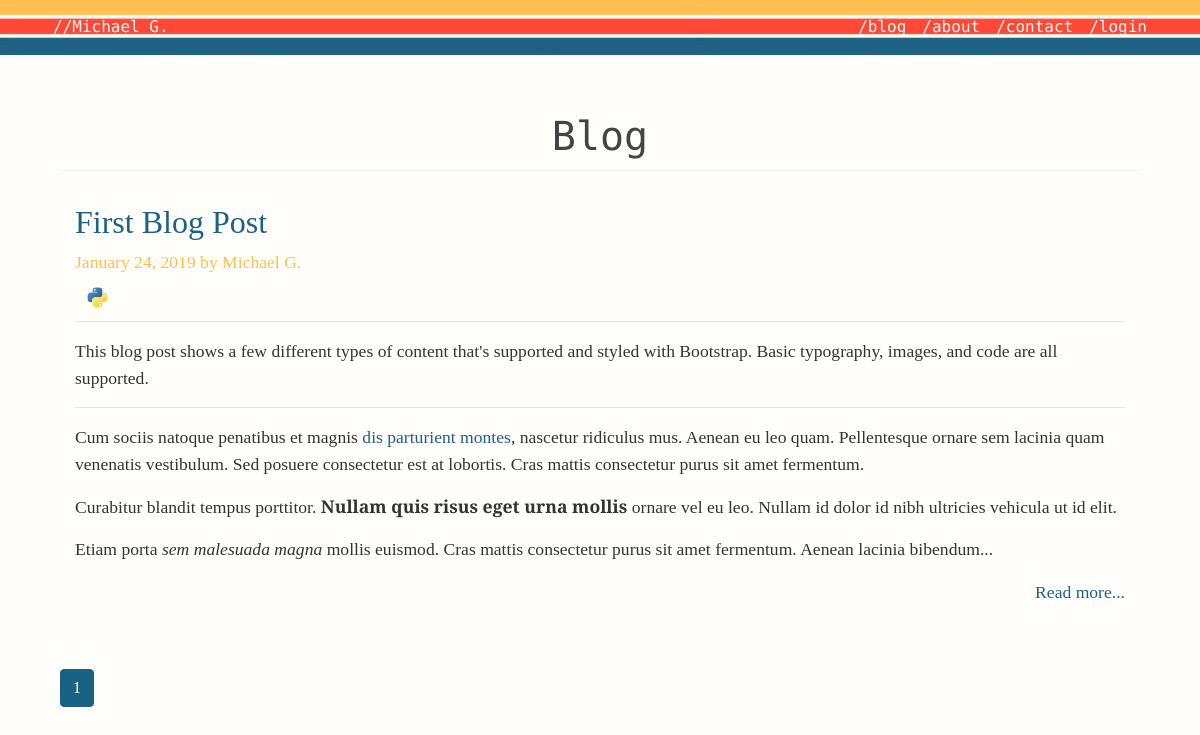
Page /blog on the committed database.
### personal_blog/models.py (models this page shows, shortened)
class Post(ResourceMixin, db.Model):
    id = db.Column(db.Integer, primary_key=True)
    title = db.Column(db.String(100), nullable=False)
    slug = db.Column(db.String(100), unique=True, nullable=False)
    date_posted = db.Column(db.DateTime, nullable=False, default=datetime.utcnow)
    content = db.Column(db.Text, nullable=False)
    user_id = db.Column(db.Integer, db.ForeignKey('user.id'), nullable=False)
    tags = db.relationship('Tag', secondary=posts_and_tags, lazy='subquery', backref=db.backref('pages', lazy=True))

class User(ResourceMixin, UserMixin, db.Model):
    id = db.Column(db.Integer, primary_key=True)
    username = db.Column(db.String(20), unique=True, nullable=False)
    alias = db.Column(db.String(20), unique=True, nullable=False)
    image_file = db.Column(db.String(20), nullable=False, default='default.jpg')
    password = db.Column(db.String(60), nullable=False)
    posts = db.relationship('Post', backref='author', lazy=True)

class Tag(ResourceMixin, db.Model):
    id = db.Column(db.Integer, primary_key=True)
    slug = db.Column(db.String(20), unique=True, nullable=False)
    tag_name = db.Column(db.String(20), unique=True, nullable=False)
    image_file = db.Column(db.String(20), nullable=False, default='default.jpg')

### personal_blog/routes.py (the view)
@app.route("/blog")
def blog():
    page = request.args.get('page', 1, type=int)
    posts = Post.query.order_by(Post.date_posted.desc()).paginate(page=page, per_page=5)
    return render_template('home.html', posts=posts, title='Blog')

### personal_blog/templates/home.html (shortened to what this page needs)
{% extends "layout.html" %}
{% block content %}
      {% if title == 'Blog' %}
      <div class="blog-header">
         <div class="container">
            <h1 class="blog-title" align="center">Blog</h1>
         </div>
      </div>
      {% endif %}
<div class="blog-post">
   <div class="container">
      {% for post in posts.items %}
      <div class="row">
         <article class="media content-section">
            <div class="col-sm-12 blog-main">
               <div class="media-body">
                  <div class="article-metadata">
                     <h2> <a href="{{ url_for('post', slug=post.slug) }}">{{ post.title }}</a></h2>
                     <p class="blog-post-meta">{{ post.date_posted.strftime('%B %d, %Y') }} by {{ post.author.alias }} </p>
               {% for tag in post.tags %}
                  <a href="{{ url_for('tag_posts', slug=tag.slug) }}", title="{{ tag.tag_name }}">
                  <img class="img-fluid rounded-circle article-img" src="{{ url_for('static', filename='images/tags/' + tag.image_file) }}" >
                  </a>
               {% endfor %}
                  </div>
                  <p class="article-content">{{ post.content| truncate(800) | safe }}</p>
               </div>
               <p class="quiet" style="text-align: right;"><a  href="{{ url_for('post', slug=post.slug) }}">Read more...</a></p>
            </div>
         </article>
      </div>
      {% endfor %}
   </div>
</div>
<div class="row">
   <div class="col-sm-8 blog-main">
      {% for page_num in posts.iter_pages(left_edge=1, right_edge=1, left_current=1, right_current=2) %}
      {% if page_num %}
      {% if posts.page == page_num %}
      <a class="btn btn-info mb-4" href="{{ url_for('home', page=page_num) }}">{{ page_num }}</a>
      {% else %}
      <a class="btn btn-outline-primary mb-4" href="{{ url_for('home', page=page_num) }}">{{ page_num }}</a>
      {% endif %}
      {% else %}
      ...
      {% endif %}
      {% endfor %}
   </div>
</div>
{% endblock content %}

### personal_blog/static/main.css (style rules this page uses)
a { color: #1d6184; }
.blog-title { font-family: 'PT Mono', monospace; }
.blog-post-meta { font-family: 'Zilla Slab', serif; }
body { background: #fffefa; color: #333333; margin-top: 5rem; font-family: 'Zilla Slab', serif; font-weight: 400; font-style: normal; }
h1, h2, h3, h4, h5, h6 { color: #444444; font-family: 'Zilla Slab', serif; }
p { font-size: 1.1rem; }
.article-content { white-space: pre-line; }
.article-img { width: 45px; padding: .5rem ; }
.article-metadata { padding-bottom: 1px; margin-bottom: 4px; border-bottom: 1px solid #e3e3e3 }
.btn-info { color: #fff; background-color: #1a6283; border-color: #1d6184; }
.blog-header { padding-top: 2rem; padding-bottom: .1rem; margin-bottom: 2rem; border-bottom: .05rem solid #eee; }
.blog-post { margin-bottom: 3rem; }
.blog-post-meta { color: #febe50; margin-bottom: 0rem; }

### rows in the picture
Post: title "First Blog Post", date_posted "January 24, 2019", author.alias "Michael G.", content "This blog post shows a few different types of content that's supported and styled with Bootstrap. Basic typography, images, and code are all supported. Cum sociis natoque penatibus et magnis dis parturient montes , nascetur ridiculus mus. Aenean eu leo quam. Pellentesque ornare sem lacinia quam venenatis vestibulum. Sed posuere consectetur est at lobortis. Cras mattis consectetur purus sit amet fermentum. Curabitur blandit tempus porttitor. Nullam quis risus eget urna mollis ornare vel eu leo. Nullam id dolor id nibh ultricies vehicula ut id elit. Etiam porta sem malesuada magna mollis euismod. Cras mattis consectetur purus sit amet fermentum. Aenean lacinia bibendum..."
Tag: image_file (picture)

### other values in the picture
{{ page_num }} "1"
